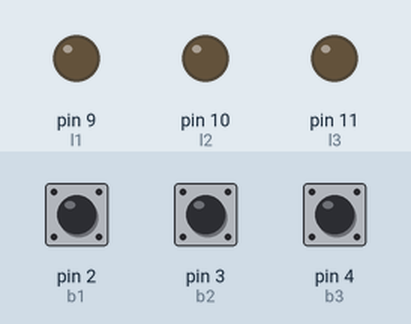
Simulated run of this sketch. Board: Arduino Uno, built with avr-gcc and run on an emulated ATmega328P. Parts: output pins drawn as LEDs (lit = HIGH). Inputs (shaded band) come from the test bench; at power-on: pin 2 (b1) HIGH, pin 3 (b2) HIGH, pin 4 (b3) HIGH. Random numbers use the default seed unless the sketch sets one.

Above: at 1.2 s.
1.3 s: pin 2 (b1) pulled LOW for 0.15 s
At 2.7 s:
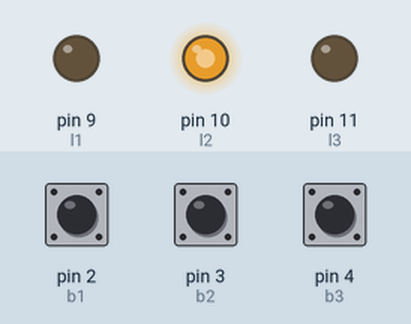
4.3 s: pin 3 (b2) pulled LOW for 0.15 s
At 5.9 s:
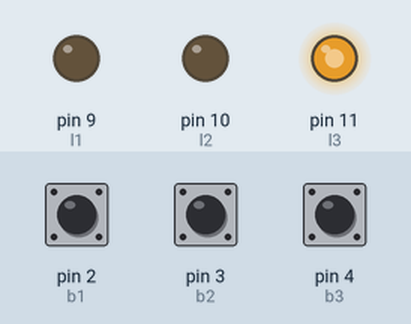
7.3 s: pin 4 (b3) pulled LOW for 0.15 s
At 7.85 s:
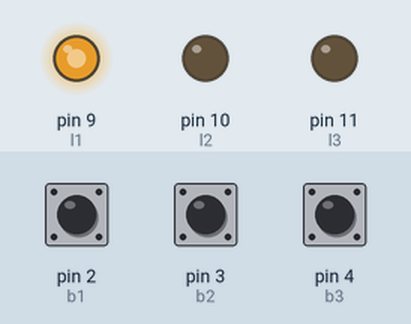
10.3 s: pin 3 (b2) pulled LOW for 1 s
At 12.9 s:
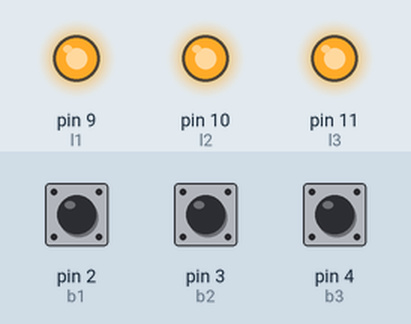
13.7 s: pin 3 (b2) pulled LOW for 3.2 s
18.4 s: pin 2 (b1) pulled LOW for 1 s
At 22.2 s:
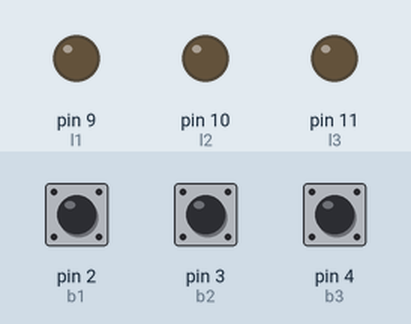
Timing chart, 0 to 22.4 s (numbered marks = the images above; inputs shaded):
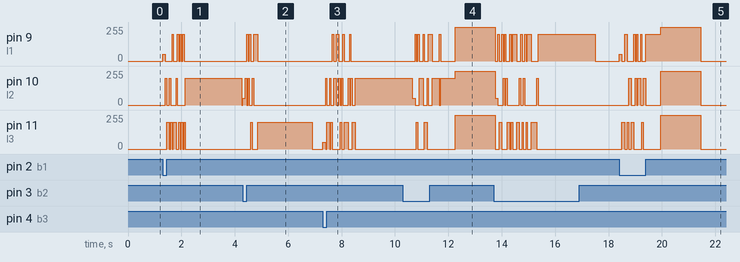

Measured:
- after the input at 1.3 s, pin 10 (l2): 0/255 → 200/255 after 0.85 s, → 0/255 2.1 s later; pin 11 (l3): alternates 200/255 for 0.05 s and 0/255 for 0.05 s, 12 changes in all, then stays 0/255, starting after 0.15 s
- after the input at 4.3 s, pin 9 (l1): 0/255 → 200/255 after 0.40 s, → 0/255 0.15 s later; pin 10 (l2): 0/255 → 50/255 at once, → 0/255 0.10 s later; pin 11 (l3): 0/255 → 200/255 after 0.55 s, → 0/255 2.1 s later
- after the input at 7.3 s, pin 9 (l1): 0/255 → 200/255 after 0.50 s, → 0/255 0.10 s later
- after the input at 10.3 s, pin 11 (l3): 0/255 → 200/255 after 0.80 s, → 0/255 0.10 s later, → 255/255 1.1 s later
- after the input at 18.4 s, pin 9 (l1): 0/255 → 50/255 at once, → 0/255 0.10 s later, → 200/255 0.10 s later, → 0/255 0.10 s later, … (13 changes in this stretch)

The sketch:

automat_3led_3btn.ino
```cpp
int b1 = 2;
int b2 = 3;
int b3 = 4;

int l1 = 9;
int l2 = 10;
int l3 = 11;

//zvolene cislo
int selected = 0;

//pocet opakovani
int count;

//vyherni cislo
int win = 0;

int dimmed = 50;

void setup() {
  Serial.begin(9600);

  //buttons
  pinMode(b1, INPUT_PULLUP);
  pinMode(b2, INPUT_PULLUP);
  pinMode(b3, INPUT_PULLUP);

  //leds
  pinMode(l1, OUTPUT);
  pinMode(l2, OUTPUT);
  pinMode(l3, OUTPUT);

}

void loop() {

  analogWrite(l1, 0);
  analogWrite(l2, 0);
  analogWrite(l3, 0);

  if (digitalRead(b1) == LOW) {
    selected = 1;
    analogWrite(l1, dimmed);
    analogWrite(l2, 0);
    analogWrite(l3, 0);
    delay(100);
      //Button one is pressed!
 }

  if (digitalRead(b2) == LOW) {
    selected = 2;
    analogWrite(l2, dimmed);
    analogWrite(l1, 0);
    analogWrite(l3, 0);
    delay(100);
      //Button two is pressed!
 }

  if (digitalRead(b3) == LOW) {
    selected = 3;
    analogWrite(l3, dimmed);
    analogWrite(l1, 0);
    analogWrite(l2, 0);
    delay(100);
      //Button two is pressed!
 }

  if(selected != 0)
  {
    count = random(10, 50);
    for(int i = 0; i < count; i++)
    {
      win = random(1, 4);

      switch (win)
      {
        case 1:
          analogWrite(l1, 200);
          analogWrite(l2, 0);
          analogWrite(l3, 0);
          break;
        case 2:
          analogWrite(l2, 200);
          analogWrite(l1, 0);
          analogWrite(l3, 0);
          break;
        case 3:
          analogWrite(l3, 200);
          analogWrite(l1, 0);
          analogWrite(l2, 0);
          break;
      }
      delay(50);
      if(i == count-1)
      {
        delay(500);
      }
    }


   if (win == selected)
   {
    analogWrite(l1, 255);
    analogWrite(l2, 255);
    analogWrite(l3, 255);
   }

   selected = 0;
   delay(1500);
  }

}
```
